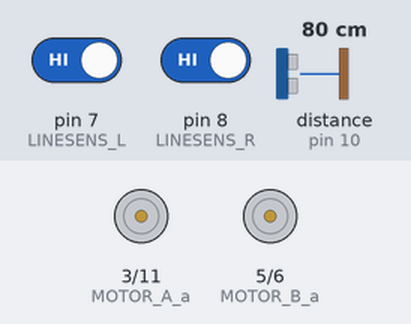
Recording of a sketch running on a simulated Arduino Uno, built with avr-gcc and run on an emulated ATmega328P. Parts: motor-driver pin pairs drawn as motors (green arrow = first pin HIGH = forward, orange = second pin HIGH = backward, longer = more drive). Wiring (inferred from the names in the program): ultrasonic range finder: trigger pin 9; echo pin 10. Inputs (shaded band) come from the test bench; at power-on: pin 7 (LINESENS_L) HIGH, pin 8 (LINESENS_R) HIGH, distance to the obstacle (sensor on pin 10) 80 cm. The echo pulse lasts 58.3 µs per cm.

Above: at 1.2 s.
1.3 s: pin 7 (LINESENS_L) driven LOW
At 4.1 s:
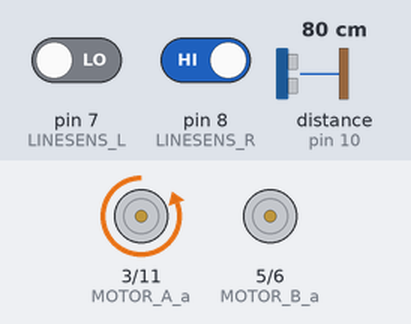
4.3 s: pin 8 (LINESENS_R) driven LOW
At 4.8 s:
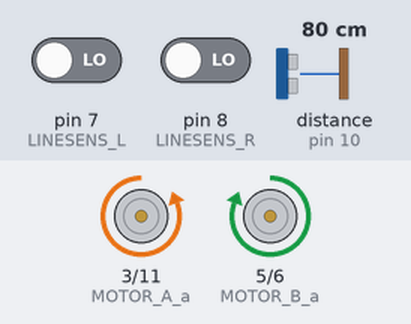
7.3 s: pin 7 (LINESENS_L) driven HIGH
At 8.2 s:
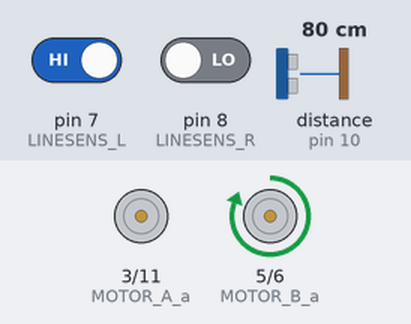
10.0 s: pin 8 (LINESENS_R) driven HIGH
At 10.5 s:
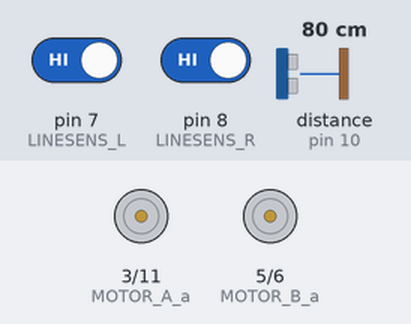
Timing chart, 0 to 12.5 s (numbered marks = the images above; inputs shaded):
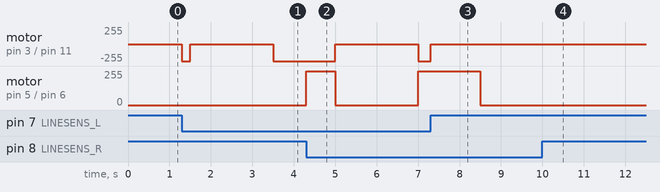

Measured:
- after the input at 1.3 s, motor on pin 3 (MOTOR_A_a) / pin 11 (MOTOR_A_b): stopped → backward 255/255 at once, → stopped 0.20 s later, → backward 255/255 2.0 s later
- after the input at 4.3 s, motor on pin 5 (MOTOR_B_a) / pin 6 (MOTOR_B_b): stopped → forward 255/255 at once, → stopped 0.70 s later, → forward 255/255 2.0 s later
- after the input at 7.3 s, motor on pin 3 (MOTOR_A_a) / pin 11 (MOTOR_A_b): backward 255/255 → stopped after 0.00 s instead of 1.2 s
- after the input at 10.0 s, motor on pin 5 (MOTOR_B_a) / pin 6 (MOTOR_B_b): stays stopped (without the input it goes to forward 255/255 after 0.51 s)

The sketch:

Arduino_Linetracer.ino
```cpp
#define MOTOR_A_a 3     //모터A의 +출력핀은 3번핀입니다
#define MOTOR_A_b 11    //모터A의 -출력핀은 11번핀입니다
#define MOTOR_B_a 5     //모터B의 +출력핀은 5번핀입니다
#define MOTOR_B_b 6     //모터B의 -출력핀은 6번핀입니다
#define MOTOR_SPEED 255  //모터의 기준속력입니다(0~255), 라인트레이서는 저속주행을 권장드립니다.
#define LINESENS_L 7    //왼쪽 라인센서 입력핀입니다.
#define LINESENS_R 8    //오른쪽 라인센서 입력핀입니다.

#define TRIG 9 //TRIG 핀 설정 (초음파 보내는 핀)
#define ECHO 10 //ECHO 핀 설정 (초음파 받는 핀)

unsigned char m_a_spd = 0, m_b_spd = 0; //모터의 속력을 저장하는 전역변수
boolean m_a_dir = 0, m_b_dir = 0; //모터의 방향을 결정하는 전역변수
unsigned long past = 0;


void linetrace_val() //입력된 데이터에 따라 모터에 입력될 변수를 조정하는 함수
{
  boolean line_l = digitalRead(LINESENS_L), line_r = digitalRead(LINESENS_R); //왼쪽과 오른쪽 라인센서의 감지값을 변수에 저장합니다.

  if(line_l == 0 && line_r == 0)      //라인이 감지되지 않을때 전진
  {
    m_a_dir = 0;  //모터A 정방향
    m_b_dir = 0;  //모터B 정방향
    m_a_spd = MOTOR_SPEED;  //모터A의 속력값 조정
    m_b_spd = MOTOR_SPEED;  //모터B의 속력값 조정
  }
  else if(line_l == 1 && line_r == 0) //왼쪽 센서 감지시 왼쪽으로 전진
  {
    m_a_dir = 1;  //모터A 역방향
    m_b_dir = 0;  //모터B 정방향
    m_a_spd = 0;  //모터A의 정지
    m_b_spd = constrain(MOTOR_SPEED*2
    , 0, 255);  //모터B의 속력값 조정
  }
  else if(line_l == 0 && line_r == 1)  //오른쪽 센서 감지시 오른쪽으로 전진
  {
    m_a_dir = 0;  //모터A 정방향
    m_b_dir = 1;  //모터B 역방향
    m_a_spd = constrain(MOTOR_SPEED*2, 0, 255);  //모터A의 속력값 조정
    m_b_spd = 0;  //모터B의 정지
  }
  else
  {
    m_a_dir = 0;  //모터A 정방향
    m_b_dir = 0;  //모터B 정방향
    m_a_spd = 0;  //모터A의 정지
    m_b_spd = 0;  //모터B의 정지
  }
}

void motor_drive()  //모터를 구동하는 함수
{
  if(m_a_dir == 0)
  {
    digitalWrite(MOTOR_A_a, LOW);     //모터A+ LOW
    analogWrite(MOTOR_A_b, m_a_spd);  //모터A-의 속력을 PWM 출력
  }
  else
  {
    analogWrite(MOTOR_A_a, m_a_spd);  //모터A+의 속력을 PWM 출력
    digitalWrite(MOTOR_A_b, LOW);     //모터A- LOW
  }
  if(m_b_dir == 1)
  {
    digitalWrite(MOTOR_B_a, LOW);     //모터B+ LOW
    analogWrite(MOTOR_B_b, m_b_spd);  //모터B-의 속력을 PWM 출력
  }
  else
  {
    analogWrite(MOTOR_B_a, m_b_spd);  //모터B+의 속력을 PWM 출력
    digitalWrite(MOTOR_B_b, LOW);     //모터B- LOW
  }
}

int get_dist()
{
  long duration, distance;

  digitalWrite(TRIG, LOW);
  delayMicroseconds(2);
  digitalWrite(TRIG, HIGH);
  delayMicroseconds(10);
  digitalWrite(TRIG, LOW);

  duration = pulseIn (ECHO, HIGH); //물체에 반사되어돌아온 초음파의 시간을 변수에 저장합

  //34000*초음파가 물체로 부터 반사되어 돌아오는시간 /1000000 / 2(왕복값이아니라 편도값이기때문에 나누기2를 함
  //초음파센서의 거리값이 위 계산값과 동일하게 Cm로 환산되는 계산공식 입니다. 수식이 간단해지도록 적용
  distance = duration * 17 / 1000;

  //PC모니터로 초음파 거리값을 확인 하는 코드
  return distance;
}

void drive()
{
    int dist = get_dist(); //장애물이 없으면
    if(dist >= 10)
    {
      linetrace_val();  //입력된 데이터에 따라 모터에 입력될 변수를 조정하는 함수
      motor_drive();
    }
    else
    {
      pause();
    }
}

void pause()
{
    m_a_dir = 0;  //모터A 정방향
    m_b_dir = 0;  //모터B 정방향
    m_a_spd = 0;  //모터A의 정지
    m_b_spd = 0;  //모터B의 정지
    motor_drive();
}

void setup()
{
  TCCR1B = TCCR1B & 0b11111000 | 0x05;  //저속주행이 가능하도록 모터A PWM 주파수 변경
  TCCR2B = TCCR2B & 0b11111000 | 0x07;  //저속주행이 가능하도록 모터B PWM 주파수 변경

  //모터 제어 핀들을 출력으로 설정합니다.
  pinMode(MOTOR_A_a, OUTPUT);
  pinMode(MOTOR_A_b, OUTPUT);
  pinMode(MOTOR_B_a, OUTPUT);
  pinMode(MOTOR_B_b, OUTPUT);

  //라인센서 핀들을 입력으로 설정합니다.
  pinMode(LINESENS_L, INPUT);
  pinMode(LINESENS_R, INPUT);

  //초음파 센서
  pinMode(TRIG, OUTPUT);
  pinMode(ECHO, INPUT);
}

void loop(){
  unsigned long now = millis();

  if(now - past >= 0 && now - past <= 1500)
  {
    drive();
  }
  else if(now - past <= 3500)
  {
    pause();
  }
  else if(now - past >= 3500)
  {
    past = now;
  }
}
```
